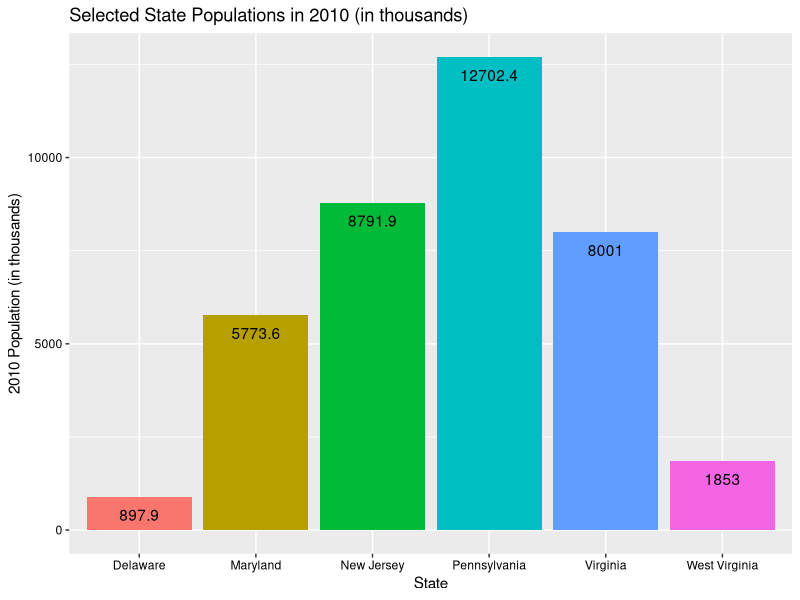

Write the R code that produced this figure.
# This script creates a bar graph using (a subset of) 'census_data.csv'.

# A description of 'census_data.csv' can be found in 'census_data_scrape_and_process.R'.
# To avoid an overwhelming plot, I will be using a subset of 'census_data.csv' consisting of
# observations for 6 states (Delaware, Maryland, New Jersey, Pennsylvania, Virginia, 
# and West Virginia) in 2010.

# Load packages.
library(data.table)
library(ggplot2)

# Load data.
census_data = data.table(read.csv('census_data.csv', header = T, stringsAsFactors = F, check.names = F))

# SUBSET/PROCESS DATA.

  # Specify states of interest.
  states = c('Delaware', 'Maryland', 'New Jersey', 'Pennsylvania', 
             'Virginia', 'West Virginia')
  
  # Create data subset (specified above).
  census_subset = census_data[Name %in% states, .(Name, `2010`)]
  
  # Divide population values by 1000 for easier graph viewing.
  census_subset$`2010` = census_subset$`2010` / 1000
  
# PLOT DATA.
  
  # Plot data.
  ggplot(data = census_subset, aes(x = Name, y = `2010`, fill = Name)) + 
    geom_bar(stat = 'identity') + 
    theme(legend.position = 'none') + 
    geom_text(aes(label = round(`2010`, 1)), 
              vjust = 2) +
    theme(axis.text.x = element_text(color = 'black'), 
          axis.text.y = element_text(color= 'black')) +
    ggtitle('Selected State Populations in 2010 (in thousands)') + 
    xlab('State') + 
    ylab('2010 Population (in thousands)')